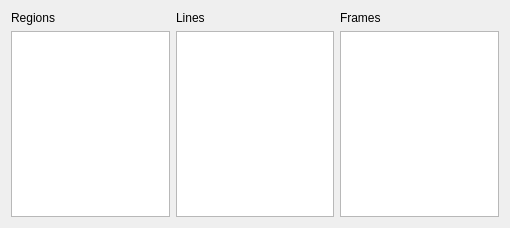
<?xml version="1.0" encoding="UTF-8"?>
<ui version="4.0">
 <class>RegionsLinesFramesWidget</class>
 <widget class="QWidget" name="RegionsLinesFramesWidget">
  <property name="geometry">
   <rect>
    <x>0</x>
    <y>0</y>
    <width>510</width>
    <height>228</height>
   </rect>
  </property>
  <property name="windowTitle">
   <string>RegionsLinesFrames</string>
  </property>
  <layout class="QVBoxLayout" name="verticalLayout_4">
   <item>
    <layout class="QHBoxLayout" name="horizontalLayout">
     <item>
      <layout class="QVBoxLayout" name="verticalLayout">
       <item>
        <widget class="QLabel" name="label">
         <property name="text">
          <string>Regions</string>
         </property>
        </widget>
       </item>
       <item>
        <widget class="QListWidget" name="_regionsList">
         <property name="sortingEnabled">
          <bool>true</bool>
         </property>
        </widget>
       </item>
      </layout>
     </item>
     <item>
      <layout class="QVBoxLayout" name="verticalLayout_2">
       <item>
        <widget class="QLabel" name="_linesLabel">
         <property name="text">
          <string>Lines</string>
         </property>
        </widget>
       </item>
       <item>
        <widget class="QListWidget" name="_linesList"/>
       </item>
      </layout>
     </item>
     <item>
      <layout class="QVBoxLayout" name="verticalLayout_3">
       <item>
        <widget class="QLabel" name="_framesLabel">
         <property name="text">
          <string>Frames</string>
         </property>
        </widget>
       </item>
       <item>
        <widget class="QListWidget" name="_framesList"/>
       </item>
      </layout>
     </item>
    </layout>
   </item>
  </layout>
 </widget>
 <resources/>
 <connections>
  <connection>
   <sender>_regionsList</sender>
   <signal>currentRowChanged(int)</signal>
   <receiver>RegionsLinesFramesWidget</receiver>
   <slot>region_selected()</slot>
   <hints>
    <hint type="sourcelabel">
     <x>91</x>
     <y>127</y>
    </hint>
    <hint type="destinationlabel">
     <x>254</x>
     <y>113</y>
    </hint>
   </hints>
  </connection>
  <connection>
   <sender>_linesList</sender>
   <signal>currentRowChanged(int)</signal>
   <receiver>RegionsLinesFramesWidget</receiver>
   <slot>line_selected()</slot>
   <hints>
    <hint type="sourcelabel">
     <x>254</x>
     <y>127</y>
    </hint>
    <hint type="destinationlabel">
     <x>254</x>
     <y>113</y>
    </hint>
   </hints>
  </connection>
  <connection>
   <sender>_framesList</sender>
   <signal>currentRowChanged(int)</signal>
   <receiver>RegionsLinesFramesWidget</receiver>
   <slot>frame_selected()</slot>
   <hints>
    <hint type="sourcelabel">
     <x>418</x>
     <y>127</y>
    </hint>
    <hint type="destinationlabel">
     <x>254</x>
     <y>113</y>
    </hint>
   </hints>
  </connection>
 </connections>
</ui>
